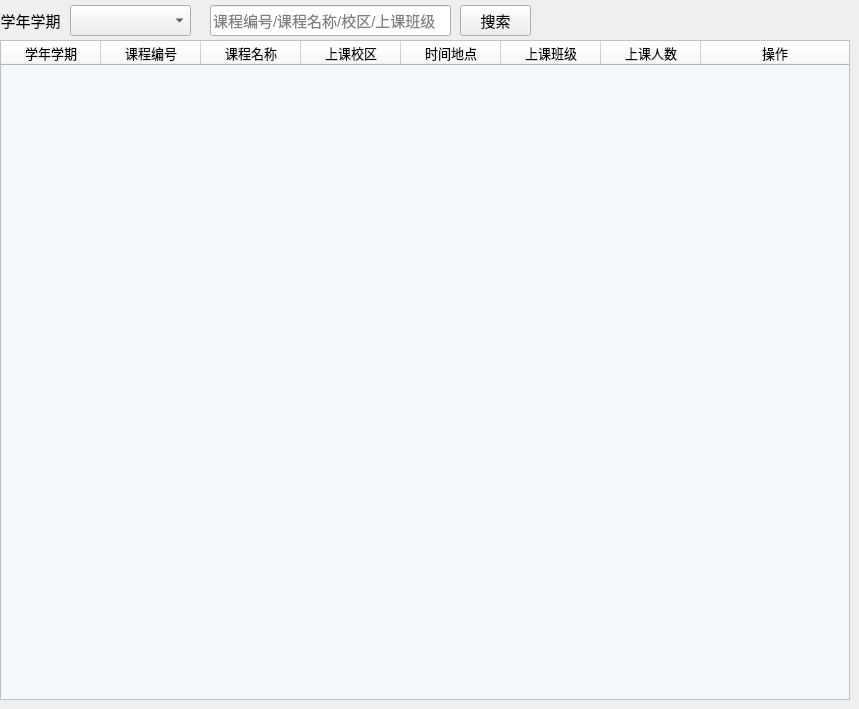
                                        <widget class="QWidget" name="page_Teacher_Grade">
                                            <widget class="QLabel" name="label_Teacher_Grade_Semester">
                                                <property name="geometry">
                                                    <rect>
                                                        <x>0</x>
                                                        <y>0</y>
                                                        <width>61</width>
                                                        <height>41</height>
                                                    </rect>
                                                </property>
                                                <property name="font">
                                                    <font>
                                                        <pointsize>11</pointsize>
                                                    </font>
                                                </property>
                                                <property name="text">
                                                    <string>学年学期</string>
                                                </property>
                                                <property name="alignment">
                                                    <set>Qt::AlignCenter</set>
                                                </property>
                                            </widget>
                                            <widget class="QPushButton" name="pushButton_Teacher_Grade_Search">
                                                <property name="geometry">
                                                    <rect>
                                                        <x>460</x>
                                                        <y>5</y>
                                                        <width>71</width>
                                                        <height>31</height>
                                                    </rect>
                                                </property>
                                                <property name="font">
                                                    <font>
                                                        <pointsize>11</pointsize>
                                                    </font>
                                                </property>
                                                <property name="styleSheet">
                                                    <string notr="true"/>
                                                </property>
                                                <property name="text">
                                                    <string>搜索</string>
                                                </property>
                                                <property name="checkable">
                                                    <bool>false</bool>
                                                </property>
                                            </widget>
                                            <widget class="QLineEdit" name="lineEdit_Teacher_Grade_Search">
                                                <property name="geometry">
                                                    <rect>
                                                        <x>210</x>
                                                        <y>5</y>
                                                        <width>241</width>
                                                        <height>31</height>
                                                    </rect>
                                                </property>
                                                <property name="font">
                                                    <font>
                                                        <pointsize>11</pointsize>
                                                    </font>
                                                </property>
                                                <property name="placeholderText">
                                                    <string>课程编号/课程名称/校区/上课班级</string>
                                                </property>
                                                <property name="clearButtonEnabled">
                                                    <bool>true</bool>
                                                </property>
                                            </widget>
                                            <widget class="QTableWidget" name="tableWidget_Teacher_Grade">
                                                <property name="geometry">
                                                    <rect>
                                                        <x>0</x>
                                                        <y>40</y>
                                                        <width>850</width>
                                                        <height>660</height>
                                                    </rect>
                                                </property>
                                                <property name="minimumSize">
                                                    <size>
                                                        <width>850</width>
                                                        <height>660</height>
                                                    </size>
                                                </property>
                                                <property name="font">
                                                    <font>
                                                        <pointsize>10</pointsize>
                                                    </font>
                                                </property>
                                                <property name="styleSheet">
                                                    <string notr="true">background-color: rgb(246, 249, 252);</string>
                                                </property>
                                                <property name="editTriggers">
                                                    <set>QAbstractItemView::NoEditTriggers</set>
                                                </property>
                                                <attribute name="horizontalHeaderCascadingSectionResizes">
                                                    <bool>true</bool>
                                                </attribute>
                                                <attribute name="horizontalHeaderShowSortIndicator" stdset="0">
                                                    <bool>true</bool>
                                                </attribute>
                                                <attribute name="horizontalHeaderStretchLastSection">
                                                    <bool>true</bool>
                                                </attribute>
                                                <attribute name="verticalHeaderVisible">
                                                    <bool>false</bool>
                                                </attribute>
                                                <attribute name="verticalHeaderStretchLastSection">
                                                    <bool>false</bool>
                                                </attribute>
                                                <column>
                                                    <property name="text">
                                                        <string>学年学期</string>
                                                    </property>
                                                    <property name="font">
                                                        <font>
                                                            <pointsize>10</pointsize>
                                                        </font>
                                                    </property>
                                                </column>
                                                <column>
                                                    <property name="text">
                                                        <string>课程编号</string>
                                                    </property>
                                                    <property name="font">
                                                        <font>
                                                            <pointsize>10</pointsize>
                                                        </font>
                                                    </property>
                                                </column>
                                                <column>
                                                    <property name="text">
                                                        <string>课程名称</string>
                                                    </property>
                                                    <property name="font">
                                                        <font>
                                                            <pointsize>10</pointsize>
                                                        </font>
                                                    </property>
                                                </column>
                                                <column>
                                                    <property name="text">
                                                        <string>上课校区</string>
                                                    </property>
                                                    <property name="font">
                                                        <font>
                                                            <pointsize>10</pointsize>
                                                        </font>
                                                    </property>
                                                </column>
                                                <column>
                                                    <property name="text">
                                                        <string>时间地点</string>
                                                    </property>
                                                    <property name="font">
                                                        <font>
                                                            <pointsize>10</pointsize>
                                                        </font>
                                                    </property>
                                                </column>
                                                <column>
                                                    <property name="text">
                                                        <string>上课班级</string>
                                                    </property>
                                                </column>
                                                <column>
                                                    <property name="text">
                                                        <string>上课人数</string>
                                                    </property>
                                                </column>
                                                <column>
                                                    <property name="text">
                                                        <string>操作</string>
                                                    </property>
                                                </column>
                                            </widget>
                                            <widget class="QComboBox" name="comboBox_Teacher_Grade_Semester">
                                                <property name="geometry">
                                                    <rect>
                                                        <x>70</x>
                                                        <y>5</y>
                                                        <width>121</width>
                                                        <height>31</height>
                                                    </rect>
                                                </property>
                                            </widget>
                                        </widget>
